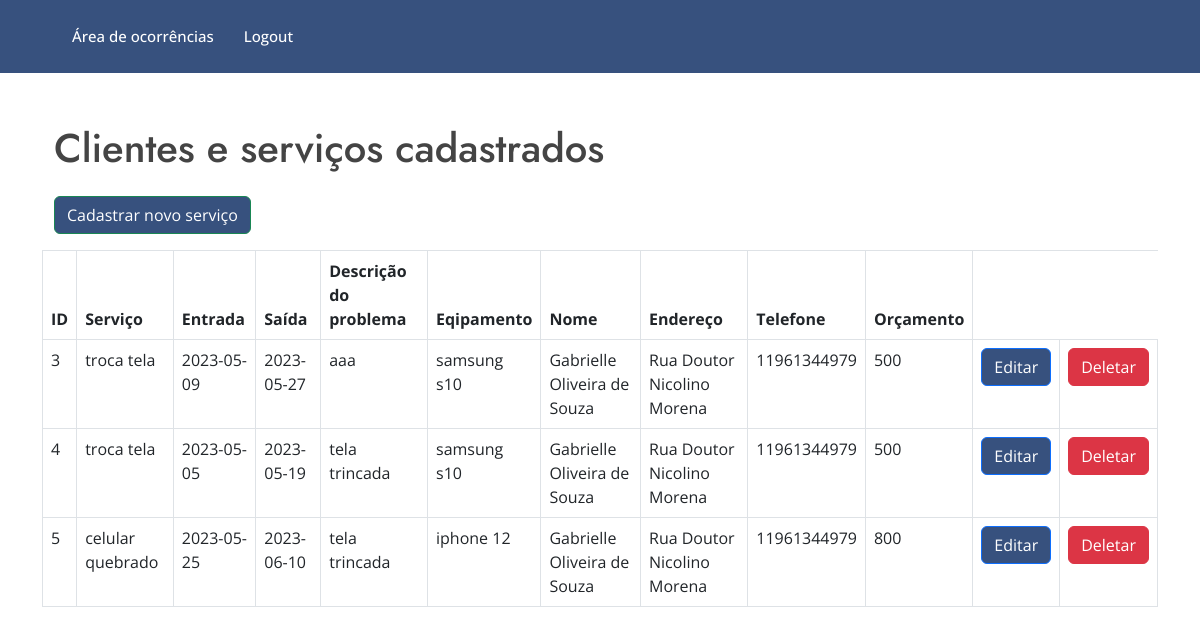
Page /home on the earlier database version.
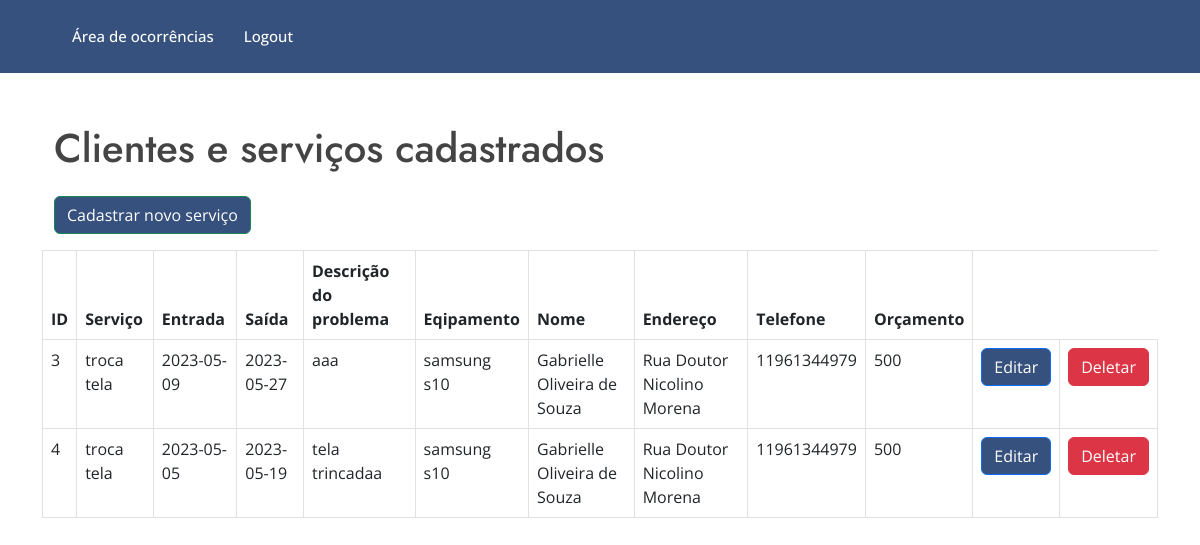
Same page on the later database version.
### src/models.py (models this page shows)
class Client(db.Model):
    id = db.Column(db.Integer, primary_key=True, autoincrement=True)
    servico = db.Column(db.String(100))
    dentrada = db.Column(db.String(50))
    dsaida = db.Column(db.String(50))
    descricao = db.Column(db.String(200))
    equipamento = db.Column(db.String(100))
    nome = db.Column(db.String(150))
    endereco = db.Column(db.String(200))
    fone = db.Column(db.String(200) )
    orcamento = db.Column(db.String(60))

### src/main.py (the view)
@main.route("/home", methods=["GET"])
def home():
    clients = Client.query.all()
    return render_template("home.html", clients=clients) # datas vai receber conteudo da var data

### src/template/home.html (shortened to what this page needs)
{% extends 'layout.html' %}
{% block body %}
<main id="main">
  <section id="about" class="about" style="width: 100%">
    <div class="container py-5 h-100" data-aos="fade-up">
      <h1>Clientes e serviços cadastrados</h1>
      <div class="row">
        <p class="text-right">
          <a href="{{url_for('main.add_user')}}" class="btn btn-success" style="background-color: #37517E;"
            >Cadastrar novo serviço</a
          >
        </p>
        <table class="table table-bordered">
          <thead>
            <tr>
              <th scope="col">ID</th>
              <th scope="col">Serviço</th>
              <th scope="col">Entrada</th>
              <th scope="col">Saída</th>
              <th scope="col">Descrição do problema</th>
              <th scope="col">Eqipamento</th>
              <th scope="col">Nome</th>
              <th scope="col">Endereço</th>
              <th scope="col">Telefone</th>
              <th scope="col">Orçamento</th>
            </tr>
          </thead>
          <tbody>
            {% for client in clients %}
            <tr>
              <td>{{client.id}}</td>
              <td>{{client.servico}}</td>
              <td>{{client.dentrada}}</td>
              <td>{{client.dsaida}}</td>
              <td>{{client.descricao}}</td>
              <td>{{client.equipamento}}</td>
              <td>{{client.nome}}</td>
              <td>{{client.endereco}}</td>
              <td>{{client.fone}}</td>
              <td>{{client.orcamento}}</td>
              <td>
                <a
                  href="{{url_for('main.edit_user',id=client.id)}}"
                  class="btn btn-primary"
                  style="background-color: #37517E;"
                  >Editar</a
                >
              </td>
              <td>
                <a
                  href="{{url_for('main.delete_user',id=client.id)}}"
                  class="btn btn-danger"
                  onclick="return confirm ('Tem certeza que deseja apagar?')"
                  >Deletar</a
                >
              </td>
            </tr>
            {% endfor %}
          </tbody>
        </table>
      </div>
    </div>
  </section>
</main>
{% endblock %}

### src/template/layout.html (shortened to what this page needs)
<!DOCTYPE html>
<html>
  <head>
    <link rel="stylesheet" href="https://cdn.jsdelivr.net/npm/bootstrap@5.3.0-alpha3/dist/css/bootstrap.min.css" />
    <link rel="stylesheet" href="../static/style/style.css" />
</head>
  <body>
    <header id="header" class="fixed-top eader-scrolled" style="background-color: #37517E;">
      <div class="container d-flex align-items-center">
          <nav id="navbar" class="navbar">
            <ul>
              <li><a class="nav-link scrollto"  href="{{url_for('main.home')}}">Área de ocorrências</a></li>
              <li><a class="nav-link   scrollto" href="{{ url_for('auth.logout') }}">Logout</a></li>
            </ul>
          </nav>
      </div>
    </header>
    <div class="container pt-3">
       {% block body %} {% endblock %}
    </div>
  </body>
</html>

### src/static/style/style.css (style rules this page uses)
body { font-family: "Open Sans", sans-serif; color: #444444; }
a { color: #47b2e4; text-decoration: none; }
h1, h2, h3, h4, h5, h6 { font-family: "Jost", sans-serif; }
#header { transition: all 0.5s; z-index: 997; padding: 15px 0; }
.fixed-top { position: fixed; top: 0; right: 0; left: 0; z-index: 1030; }
.navbar { padding: 0; }
.navbar ul { margin: 0; padding: 0; display: flex; list-style: none; align-items: center; }
.navbar li { position: relative; }
.navbar a, .navbar a:focus { display: flex; align-items: center; justify-content: space-between; padding: 10px 0 10px 30px; font-size: 15px; font-weight: 500; color: #fff; white-space: nowrap; }
section { padding: 60px 0; overflow: hidden; }

Differences in the rows shown:
removed Client: id "5", servico "celular quebrado", dentrada "2023-05-25", dsaida "2023-06-10", descricao "tela trincada", equipamento "iphone 12", nome "Gabrielle Oliveira de Souza", endereco "Rua Doutor Nicolino Morena", fone "11961344979", orcamento "800"
changed Client id 4: descricao "tela trincada" → "tela trincadaa"
